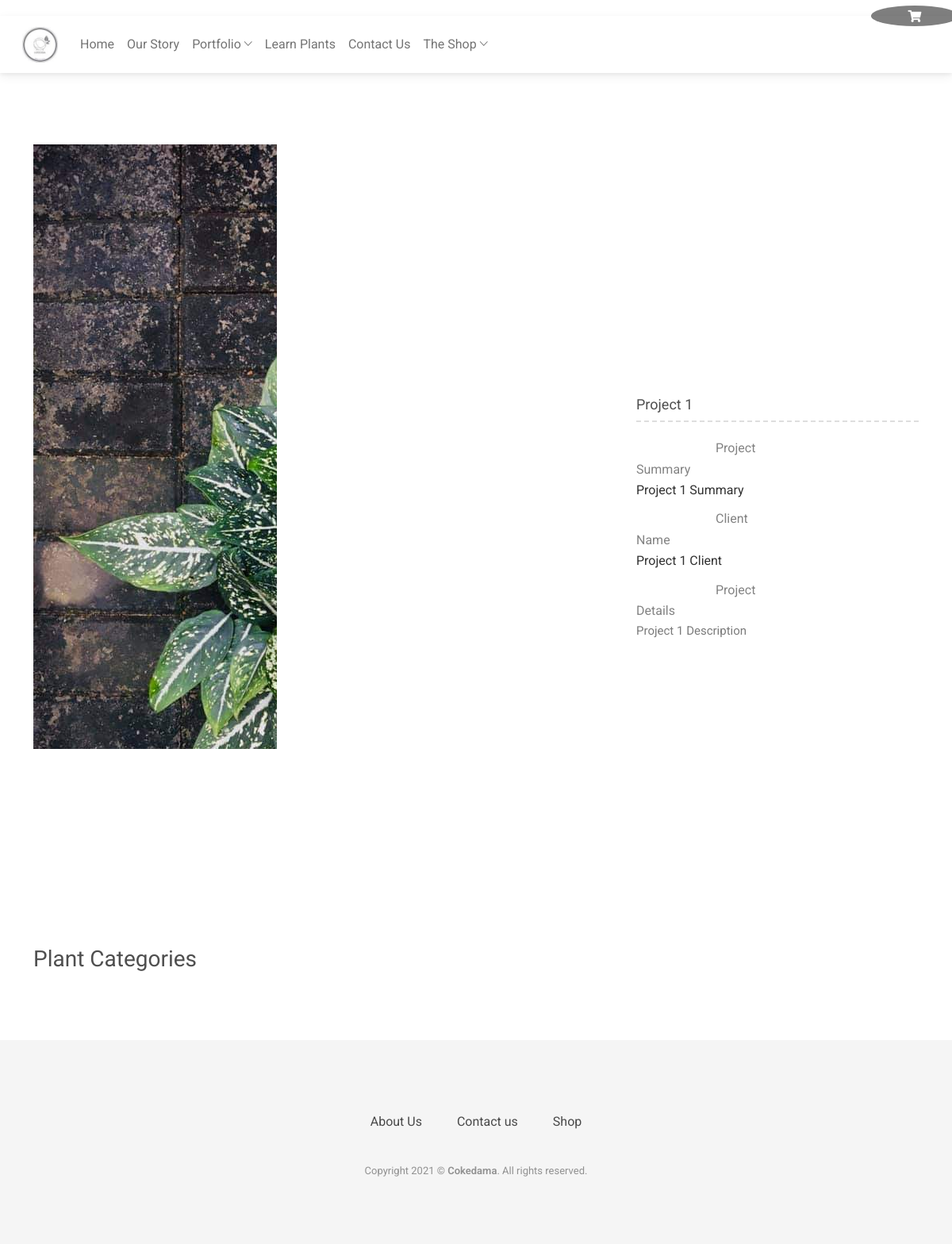
The page /portfolio-single/1/project-1/ on the database its author committed.
### website/models.py (models this page shows, shortened)
class Project(models.Model):
    name = models.CharField(max_length=200, db_index=True)
    project_summary = models.TextField(blank=True)
    slug = models.SlugField(max_length=200, db_index=True)
    image1 = models.ImageField(upload_to='past_projects/%Y/%m/%d',
                               blank=True)
    image2 = models.ImageField(upload_to='past_projects/%Y/%m/%d',
                               blank=True)
    image3 = models.ImageField(upload_to='past_projects/%Y/%m/%d',
                               blank=True)
    image4 = models.ImageField(upload_to='past_projects/%Y/%m/%d',
                               blank=True)
    description = RichTextField(blank=True)
    client_name = models.CharField(max_length=200, blank=True, default='')
    class Meta:
        ordering = ('name',)
        index_together = (('id', 'slug'),)

### website/views.py (the view)
# urls.py: path('portfolio-single/<int:id>/<slug:slug>/', views.portfolio_single, name="portfolio_single"),
def portfolio_single(request, id, slug):
    project = get_object_or_404(Project, slug=slug, id=id)
    return render(request, 'portfolio-single.html', {'project': project})

### cart/cart.py (called while the page is built)
    def __len__(self):
        return sum(item['quantity'] for item in self.cart.values())

### cart/context_processors.py (called while the page is built)
def cart(request):
    return {'cart': Cart(request)}

### website/templates/portfolio-single.html (shortened to what this page needs)
{% extends "main_base.html" %}
{% load static %}
{% block content %}
    <section class="portfolio-single-page section-sm">
        <div class="container">
            <div class="row align-items-center">
                <div class="col-xl-8 col-lg-7">
                    <div class="portfolio-single-slider">
                        <div><img class="img-fluid" src="
                                {% if project.image2 %}{{ project.image2.url }}{% else %}{% static 'website/images/logo.png' %}{% endif %}">
                        </div>
                    </div>
                </div>
                <div class="col-xl-4 col-lg-5 mt-5 mt-lg-0">
                    <div class="project-details">
                        <h4>{{ project.name }}</h4>
                        <ul>
                            <li><span>Project Summary </span><strong></br>{{ project.project_summary }}</strong>
                            </li>
                            <li><span>Client Name</span><strong></br>{{ project.client_name }}</strong>
                            </li>
                            <li><span>Project Details</span><strong></br>{{ project.description|safe }}</strong>
                            </li>
                        </ul>
                    </div>
                </div>
            </div>
            <div class="row">
                <div class="col-md-12">
                    <div class="project-content mt-50">
                        <h2 class="mb-3">Plant Categories</h2>
                    </div>
                </div>
            </div>
        </div>
    </section>
{% endblock %}

### static/website/css/style.css (style rules this page uses)
body { line-height: 1.65; font-family: "Roboto", sans-serif; -webkit-font-smoothing: antialiased; }
h1, h2, h3, h4, h5, h6 { font-family: "Roboto", sans-serif; }
h1, h2, h3, h4, h5, h6 { font-weight: 400; }
h2 { font-size: 28px; }
h4 { font-size: 18px; }
p { color: #7B7B7B; font-size: 15px; font-family: "Roboto", sans-serif; line-height: 1.7; }
ol, ul { margin: 0; padding: 0; list-style: none; }
.slick-slide { outline: 0; }
.mt-50 { margin-top: 50px; }
.section-sm { padding: 70px 0; }
.portfolio-single-page .project-details h4 { margin-bottom: 20px; padding-bottom: 10px; border-bottom: 2px dashed #dedede; }
.portfolio-single-page .project-details span { color: #838383; width: 180px; display: inline-block; }
.portfolio-single-page .project-details strong { color: #313131; font-weight: normal; }
.portfolio-single-page .project-details ul li { margin-bottom: 10px; }
.portfolio-single-slider { cursor: -webkit-grab; cursor: grab; }

### rows shown on the page
Project: image2 (picture), name "Project 1", project_summary "Project 1 Summary", client_name "Project 1 Client", description "Project 1 Description"
